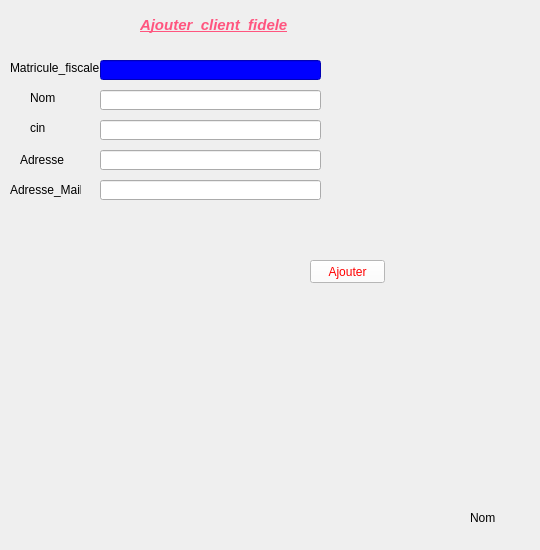
    <widget class="QWidget" name="tab_4">
     <attribute name="title">
      <string>Ajouter client fidéle</string>
     </attribute>
     <widget class="QLabel" name="label_14">
      <property name="geometry">
       <rect>
        <x>140</x>
        <y>10</y>
        <width>201</width>
        <height>31</height>
       </rect>
      </property>
      <property name="text">
       <string>&lt;html&gt;&lt;head/&gt;&lt;body&gt;&lt;p&gt;&lt;span style=&quot; font-size:11pt; font-weight:600; font-style:italic; text-decoration: underline; color:#ff557f;&quot;&gt;Ajouter_client_fidele&lt;/span&gt;&lt;/p&gt;&lt;/body&gt;&lt;/html&gt;</string>
      </property>
     </widget>
     <widget class="QLabel" name="label_16">
      <property name="geometry">
       <rect>
        <x>30</x>
        <y>90</y>
        <width>61</width>
        <height>16</height>
       </rect>
      </property>
      <property name="text">
       <string>&lt;html&gt;&lt;head/&gt;&lt;body&gt;&lt;p&gt;Nom&lt;/p&gt;&lt;/body&gt;&lt;/html&gt;</string>
      </property>
     </widget>
     <widget class="QLabel" name="label_17">
      <property name="geometry">
       <rect>
        <x>30</x>
        <y>120</y>
        <width>61</width>
        <height>16</height>
       </rect>
      </property>
      <property name="text">
       <string>&lt;html&gt;&lt;head/&gt;&lt;body&gt;&lt;p&gt;cin&lt;/p&gt;&lt;/body&gt;&lt;/html&gt;</string>
      </property>
     </widget>
     <widget class="QLabel" name="label_18">
      <property name="geometry">
       <rect>
        <x>20</x>
        <y>150</y>
        <width>61</width>
        <height>20</height>
       </rect>
      </property>
      <property name="text">
       <string>&lt;html&gt;&lt;head/&gt;&lt;body&gt;&lt;p&gt;Adresse&lt;/p&gt;&lt;/body&gt;&lt;/html&gt;</string>
      </property>
     </widget>
     <widget class="QLineEdit" name="lineEdit_matricule">
      <property name="geometry">
       <rect>
        <x>100</x>
        <y>60</y>
        <width>221</width>
        <height>20</height>
       </rect>
      </property>
      <property name="styleSheet">
       <string notr="true">QLineEdit { background: blue }</string>
      </property>
     </widget>
     <widget class="QLineEdit" name="lineEdit_nom_2">
      <property name="geometry">
       <rect>
        <x>100</x>
        <y>90</y>
        <width>221</width>
        <height>20</height>
       </rect>
      </property>
     </widget>
     <widget class="QLineEdit" name="lineEdit_cin_2">
      <property name="geometry">
       <rect>
        <x>100</x>
        <y>120</y>
        <width>221</width>
        <height>20</height>
       </rect>
      </property>
     </widget>
     <widget class="QLineEdit" name="lineEdit_adresse_2">
      <property name="geometry">
       <rect>
        <x>100</x>
        <y>150</y>
        <width>221</width>
        <height>20</height>
       </rect>
      </property>
     </widget>
     <widget class="QLabel" name="label_19">
      <property name="geometry">
       <rect>
        <x>10</x>
        <y>180</y>
        <width>71</width>
        <height>20</height>
       </rect>
      </property>
      <property name="text">
       <string>&lt;html&gt;&lt;head/&gt;&lt;body&gt;&lt;p&gt;Adresse_Mail&lt;/p&gt;&lt;/body&gt;&lt;/html&gt;</string>
      </property>
     </widget>
     <widget class="QLineEdit" name="lineEdit_adresse_mail">
      <property name="geometry">
       <rect>
        <x>100</x>
        <y>180</y>
        <width>221</width>
        <height>20</height>
       </rect>
      </property>
     </widget>
     <widget class="QPushButton" name="pb_ajouter_client_f">
      <property name="geometry">
       <rect>
        <x>310</x>
        <y>260</y>
        <width>75</width>
        <height>23</height>
       </rect>
      </property>
      <property name="styleSheet">
       <string notr="true">QPushButton { color: red; background-color: white }</string>
      </property>
      <property name="text">
       <string>Ajouter</string>
      </property>
     </widget>
     <widget class="QLabel" name="label_22">
      <property name="geometry">
       <rect>
        <x>0</x>
        <y>-10</y>
        <width>531</width>
        <height>541</height>
       </rect>
      </property>
      <property name="text">
       <string/>
      </property>
      <property name="pixmap">
       <pixmap>../../Desktop/interfaces/mercedes_benz_cls63-hd_wallpapers.jpg</pixmap>
      </property>
     </widget>
     <widget class="QLabel" name="label_27">
      <property name="geometry">
       <rect>
        <x>470</x>
        <y>510</y>
        <width>61</width>
        <height>16</height>
       </rect>
      </property>
      <property name="text">
       <string>&lt;html&gt;&lt;head/&gt;&lt;body&gt;&lt;p&gt;Nom&lt;/p&gt;&lt;/body&gt;&lt;/html&gt;</string>
      </property>
     </widget>
     <widget class="QLabel" name="label_28">
      <property name="geometry">
       <rect>
        <x>10</x>
        <y>60</y>
        <width>91</width>
        <height>16</height>
       </rect>
      </property>
      <property name="text">
       <string>&lt;html&gt;&lt;head/&gt;&lt;body&gt;&lt;p&gt;Matricule_fiscale&lt;/p&gt;&lt;/body&gt;&lt;/html&gt;</string>
      </property>
     </widget>
     <zorder>label_22</zorder>
     <zorder>label_14</zorder>
     <zorder>label_16</zorder>
     <zorder>label_17</zorder>
     <zorder>label_18</zorder>
     <zorder>lineEdit_matricule</zorder>
     <zorder>lineEdit_nom_2</zorder>
     <zorder>lineEdit_cin_2</zorder>
     <zorder>lineEdit_adresse_2</zorder>
     <zorder>label_19</zorder>
     <zorder>lineEdit_adresse_mail</zorder>
     <zorder>pb_ajouter_client_f</zorder>
     <zorder>label_27</zorder>
     <zorder>label_28</zorder>
    </widget>
